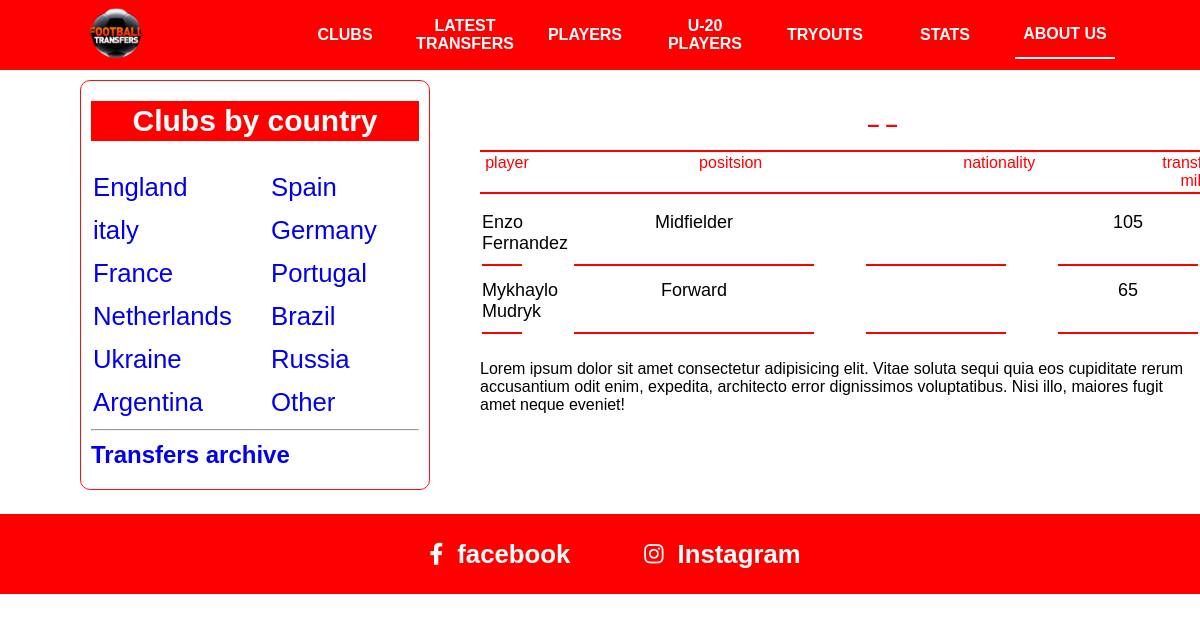
The page /oyinchilar/3 on the database its author committed.
### asosiy/models.py (models this page shows, shortened)
class Player(models.Model):
    ism = models.CharField(max_length=30)
    club = models.ForeignKey(Club, on_delete=models.CASCADE)
    t_yil = models.CharField(max_length=50)
    tr_narx = models.PositiveSmallIntegerField()
    pozitsiya = models.CharField(max_length=50)
    davlat = models.CharField(max_length=30, blank = True)

### asosiy/views.py (the view)
# urls.py: path('oyinchilar/<int:son>', club_oyinchi),
def club_oyinchi(sorov,son):
    content = {
        "players": Player.objects.filter(club__id = son)
    }
    return render(sorov,'country-clubs.html',content)

### templates/country-clubs.html
{% extends 'header.html' %}
{% block content %}
      <div class="nav">
        <h2>– {{club.nom}} –</h2>
        <table class="content-nav">
          <thead>
            <tr>
              <td>player</td>
              <td>positsion</td>
              <td>nationality</td>
              <td>
                transfer value, <br />
                mill. euro
              </td>
            </tr>
          </thead>
        </table>
      </div>
      <div class="content">
        <table class="players">
          {% for player in players%}
          <tr>
            <td>{{ player.ism }}</td>
            <td>{{ player.pozitsiya }}</td>
            <td>{{ player.davlat }}</td>
            <td>{{ player.tr_narx }}</td>
          </tr>
          {% endfor %}
        </table>
        <p>
          Lorem ipsum dolor sit amet consectetur adipisicing elit. Vitae soluta
          sequi quia eos cupiditate rerum accusantium odit enim, expedita,
          architecto error dignissimos voluptatibus. Nisi illo, maiores fugit
          amet neque eveniet!
        </p>
      </div>
 {% endblock %}

### static/css/main.css (style rules this page uses)
* { margin: 0; padding: 0; box-sizing: border-box; }
.nav { width: 805px; background-color: white; position: fixed; left: 480px; top: 70px; }
.nav h2 { text-align: center; color: red; line-height: 50px; padding-top: 30px; font-size: 22px; }
.players { width: 100%; }
.players tr { display: flex; flex-wrap: wrap; justify-content: space-between; }
.players tr td { width: 140px; margin-bottom: 4px; padding: 10px 0px; font-size: 18px; border-bottom: 2px solid rgb(255, 0, 0); text-align: center; }
.players tr td:nth-child(2), .top-players tr td:nth-child(2), .playerss tr td:nth-child(2) { width: 240px; }
.players tr td:nth-child(1), .top-players tr td:nth-child(1), .playerss tr td:nth-child(1) { width: 40px !important; }
.content { max-width: 800px; margin-left: 480px; margin-top: 200px; padding-bottom: 100px; }
.content p, .content b { margin-top: 20px; }
.content-nav { border-top: 2px solid rgb(255, 0, 0); border-bottom: 2px solid rgb(255, 0, 0); width: 100%; }
.content-nav tr { display: flex; justify-content: space-between !important; }
.content-nav tr td { width: 140px; color: red; text-align: center; }
.content-nav tr td:nth-child(1) { width: 50px; }
.content-nav tr td:nth-child(2) { width: 250px; }

### rows shown on the page
Player: ism "Enzo Fernandez", pozitsiya "Midfielder", tr_narx "105"
Player: ism "Mykhaylo Mudryk", pozitsiya "Forward", tr_narx "65"
